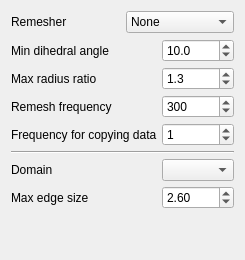
              <widget class="QWidget" name="tab_6">
               <attribute name="title">
                <string>Remesher</string>
               </attribute>
               <layout class="QGridLayout" name="gridLayout_23">
                <item row="0" column="0">
                 <layout class="QGridLayout" name="gridLayout_24">
                  <item row="0" column="0">
                   <widget class="QLabel" name="label_28">
                    <property name="text">
                     <string>Remesher</string>
                    </property>
                   </widget>
                  </item>
                  <item row="0" column="1">
                   <widget class="QComboBox" name="comboBoxRemesher">
                    <property name="enabled">
                     <bool>true</bool>
                    </property>
                    <item>
                     <property name="text">
                      <string>None</string>
                     </property>
                    </item>
                    <item>
                     <property name="text">
                      <string>Tetgen</string>
                     </property>
                    </item>
                   </widget>
                  </item>
                 </layout>
                </item>
                <item row="1" column="0">
                 <widget class="QWidget" name="widgetRemesher" native="true">
                  <layout class="QGridLayout" name="gridLayout_21">
                   <property name="leftMargin">
                    <number>0</number>
                   </property>
                   <property name="topMargin">
                    <number>0</number>
                   </property>
                   <property name="rightMargin">
                    <number>0</number>
                   </property>
                   <property name="bottomMargin">
                    <number>0</number>
                   </property>
                   <property name="spacing">
                    <number>5</number>
                   </property>
                   <item row="4" column="0">
                    <widget class="QLabel" name="label_32">
                     <property name="text">
                      <string>Frequency for copying data</string>
                     </property>
                    </widget>
                   </item>
                   <item row="1" column="1">
                    <widget class="QDoubleSpinBox" name="dsbMinAngle">
                     <property name="decimals">
                      <number>1</number>
                     </property>
                     <property name="maximum">
                      <double>180.000000000000000</double>
                     </property>
                     <property name="singleStep">
                      <double>10.000000000000000</double>
                     </property>
                     <property name="value">
                      <double>10.000000000000000</double>
                     </property>
                    </widget>
                   </item>
                   <item row="3" column="0">
                    <widget class="QLabel" name="label_31">
                     <property name="text">
                      <string>Remesh frequency</string>
                     </property>
                    </widget>
                   </item>
                   <item row="2" column="0">
                    <widget class="QLabel" name="label_30">
                     <property name="text">
                      <string>Max radius ratio</string>
                     </property>
                    </widget>
                   </item>
                   <item row="6" column="0">
                    <widget class="QLabel" name="label_33">
                     <property name="text">
                      <string>Domain</string>
                     </property>
                    </widget>
                   </item>
                   <item row="2" column="1">
                    <widget class="QDoubleSpinBox" name="dsbRadiusRatio">
                     <property name="decimals">
                      <number>1</number>
                     </property>
                     <property name="singleStep">
                      <double>0.100000000000000</double>
                     </property>
                     <property name="value">
                      <double>1.300000000000000</double>
                     </property>
                    </widget>
                   </item>
                   <item row="1" column="0">
                    <widget class="QLabel" name="label_29">
                     <property name="text">
                      <string>Min dihedral angle</string>
                     </property>
                    </widget>
                   </item>
                   <item row="4" column="1">
                    <widget class="QSpinBox" name="sbCopyFrequency">
                     <property name="maximum">
                      <number>200</number>
                     </property>
                     <property name="singleStep">
                      <number>10</number>
                     </property>
                     <property name="value">
                      <number>1</number>
                     </property>
                    </widget>
                   </item>
                   <item row="3" column="1">
                    <widget class="QSpinBox" name="sbRemeshFrequency">
                     <property name="maximum">
                      <number>2000</number>
                     </property>
                     <property name="singleStep">
                      <number>100</number>
                     </property>
                     <property name="value">
                      <number>300</number>
                     </property>
                    </widget>
                   </item>
                   <item row="5" column="0" colspan="2">
                    <widget class="Line" name="line_3">
                     <property name="orientation">
                      <enum>Qt::Horizontal</enum>
                     </property>
                    </widget>
                   </item>
                   <item row="6" column="1">
                    <widget class="QComboBox" name="comboBoxDomain2"/>
                   </item>
                   <item row="7" column="0">
                    <widget class="QLabel" name="label_34">
                     <property name="text">
                      <string>Max edge size</string>
                     </property>
                    </widget>
                   </item>
                   <item row="7" column="1">
                    <widget class="QDoubleSpinBox" name="dsbEdgeSize">
                     <property name="value">
                      <double>2.600000000000000</double>
                     </property>
                    </widget>
                   </item>
                  </layout>
                 </widget>
                </item>
                <item row="2" column="0">
                 <spacer name="verticalSpacer_14">
                  <property name="orientation">
                   <enum>Qt::Vertical</enum>
                  </property>
                  <property name="sizeHint" stdset="0">
                   <size>
                    <width>20</width>
                    <height>40</height>
                   </size>
                  </property>
                 </spacer>
                </item>
               </layout>
              </widget>
